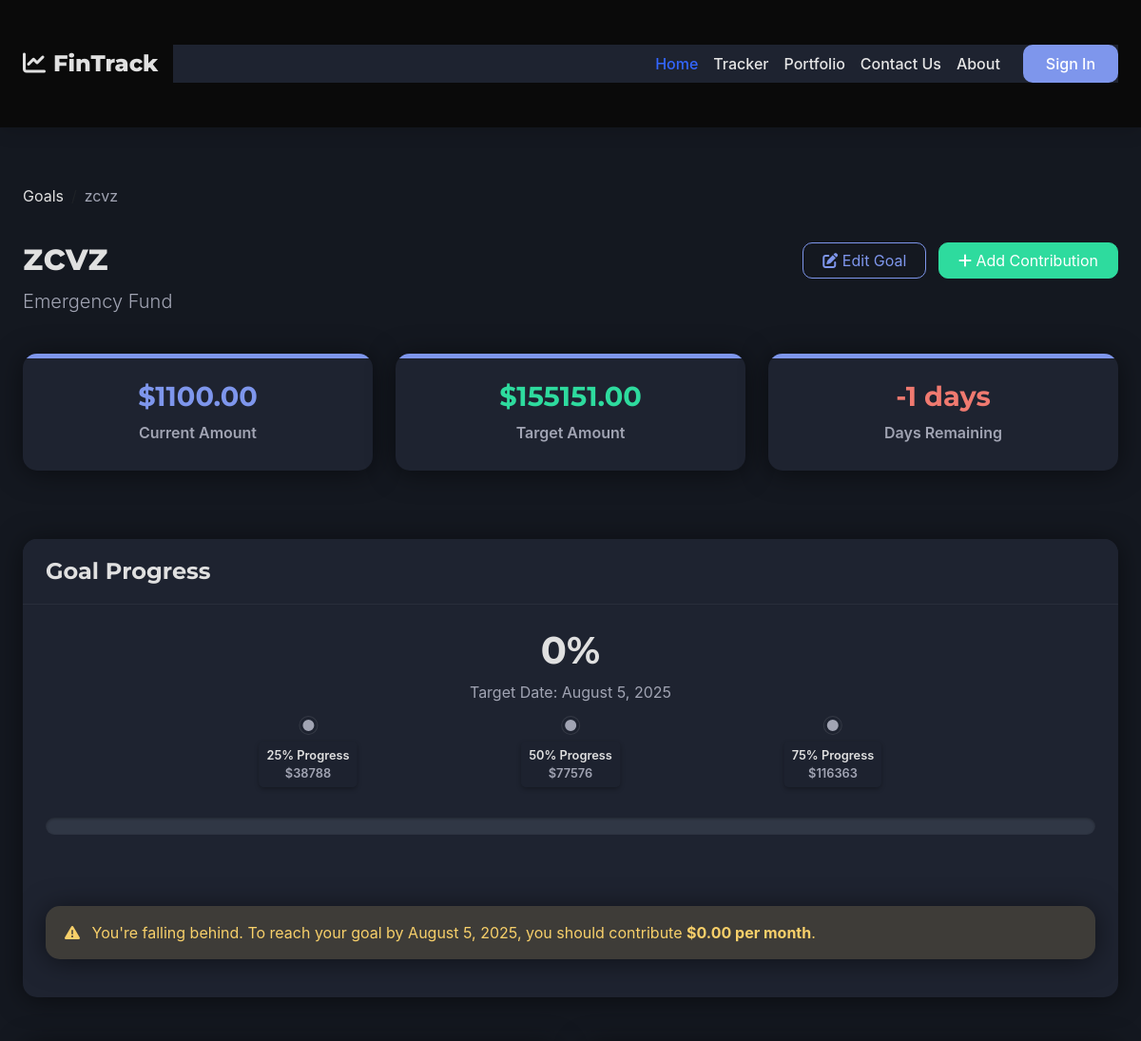
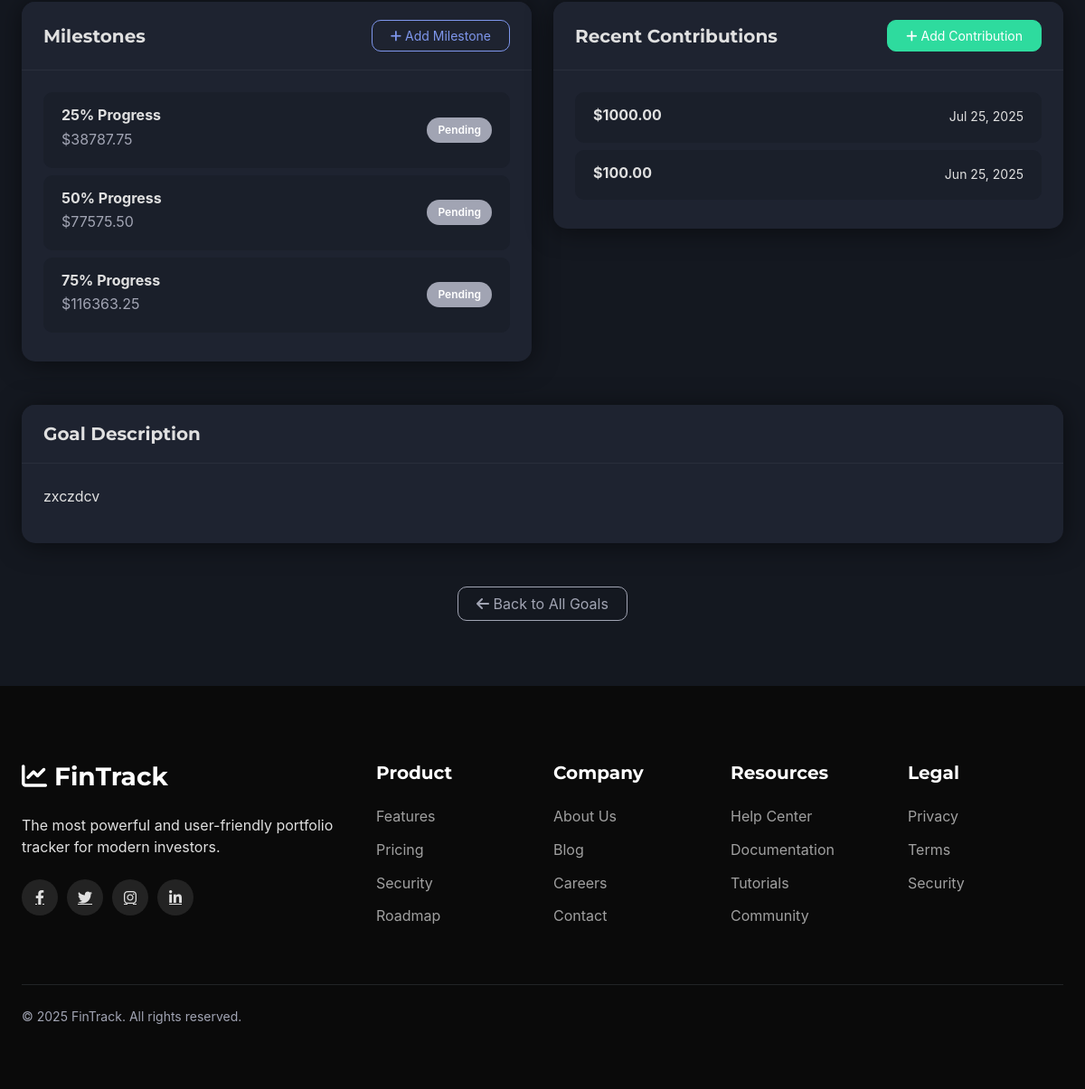
The app's page /app2/goals/2/ (signed in) with its own data (2 pictures, top to bottom).
### app2/models.py (models this page shows, shortened)
class FinancialGoal(models.Model):
    GOAL_TYPES = [
        ('VAC', 'Vacation'),
        ('EMF', 'Emergency Fund'),
        ('HDP', 'House Down Payment'),
        ('CAR', 'Vehicle'),
        ('EDU', 'Education'),
        ('RET', 'Retirement'),
        ('DEB', 'Debt Payoff'),
        ('OTH', 'Other'),
    ]
    user = models.ForeignKey(settings.AUTH_USER_MODEL, on_delete=models.CASCADE, related_name='financial_goals')
    name = models.CharField(max_length=100)
    goal_type = models.CharField(max_length=3, choices=GOAL_TYPES)
    target_amount = models.DecimalField(max_digits=12, decimal_places=2)
    current_amount = models.DecimalField(max_digits=12, decimal_places=2, default=0)
    start_date = models.DateField(default=timezone.now)
    target_date = models.DateField()
    description = models.TextField(blank=True, null=True)
    is_completed = models.BooleanField(default=False)
    def get_progress_percentage(self):
        if self.target_amount == 0:
            return 0
        return int((self.current_amount / self.target_amount) * 100)
    def is_on_track(self):
        if self.target_date < timezone.now().date():
            return False

class GoalMilestone(models.Model):
    goal = models.ForeignKey(FinancialGoal, on_delete=models.CASCADE, related_name='milestones')
    name = models.CharField(max_length=100)
    amount = models.DecimalField(max_digits=12, decimal_places=2)
    date = models.DateField(blank=True, null=True)
    is_achieved = models.BooleanField(default=False)
    achievement_date = models.DateField(blank=True, null=True)
    class Meta:
        ordering = ['amount']

class GoalContribution(models.Model):
    goal = models.ForeignKey(FinancialGoal, on_delete=models.CASCADE, related_name='contributions')
    amount = models.DecimalField(max_digits=12, decimal_places=2)
    date = models.DateField(default=timezone.now)
    note = models.CharField(max_length=200, blank=True, null=True)
    class Meta:
        ordering = ['-date']

### app2/views.py (the view)
# urls.py: path('goals/<int:goal_id>/', views.goal_detail, name='goal_detail'),
@login_required
def goal_detail(request, goal_id):
    goal = get_object_or_404(FinancialGoal, id=goal_id, user=request.user)
    milestones = goal.milestones.all().order_by('amount')
    contributions = goal.contributions.all().order_by('-date')
    days_remaining = (goal.target_date - timezone.now().date()).days
    required_monthly = Decimal('0.00')
    if days_remaining > 0:
        remaining_amount = goal.target_amount - goal.current_amount
        months_remaining = days_remaining / 30.0  # approximate
        if months_remaining > 0:
            required_monthly = remaining_amount / Decimal(months_remaining)
    context = {
        'goal': goal,
        'milestones': milestones,
        'contributions': contributions,
        'days_remaining': days_remaining,
        'required_monthly': required_monthly,
        'progress_percentage': goal.get_progress_percentage(),
        'is_on_track': goal.is_on_track(),
    }
    return render(request, 'goal_detail.html', context)

### app2/templates/goal_detail.html (shortened to what this page needs)
{% extends 'base.html' %}
{% load static %}
{% block content %}
<div class="container mt-4">
    <div class="row mb-4 fade-in">
        <div class="col-md-12">
            <nav aria-label="breadcrumb">
                <ol class="breadcrumb">
                    <li class="breadcrumb-item"><a href="{% url 'goal_list' %}">Goals</a></li>
                    <li class="breadcrumb-item active" aria-current="page">{{ goal.name }}</li>
                </ol>
            </nav>
            <div class="d-flex justify-content-between align-items-center">
                <h1>{{ goal.name }}</h1>
                <div>
                    <a href="{% url 'edit_goal' goal.id %}" class="btn btn-outline-primary">
                        <i class="fas fa-edit"></i> Edit Goal
                    </a>
                    <a href="{% url 'add_contribution' goal.id %}" class="btn btn-success ms-2">
                        <i class="fas fa-plus"></i> Add Contribution
                    </a>
                </div>
            </div>
            <p class="lead">{{ goal.get_goal_type_display }}</p>
        </div>
    </div>
    <div class="row mb-5">
        <div class="col-md-4 bounce-in" style="animation-delay: 0.1s;">
            <div class="stats-card">
                <h3 class="text-primary">${{ goal.current_amount|floatformat:2 }}</h3>
                <p class="mb-0">Current Amount</p>
            </div>
        </div>
        <div class="col-md-4 bounce-in" style="animation-delay: 0.2s;">
            <div class="stats-card">
                <h3 class="text-success">${{ goal.target_amount|floatformat:2 }}</h3>
                <p class="mb-0">Target Amount</p>
            </div>
        </div>
        <div class="col-md-4 bounce-in" style="animation-delay: 0.3s;">
            <div class="stats-card">
                <h3 class="{% if days_remaining > 30 %}text-success{% elif days_remaining > 0 %}text-warning{% else %}text-danger{% endif %}">
                    {{ days_remaining }} days
                </h3>
                <p class="mb-0">Days Remaining</p>
            </div>
        </div>
    </div>
    {% if goal.is_completed %}
        <div class="alert alert-success mb-4 bounce-in">
            <i class="fas fa-trophy me-2"></i> Congratulations! You've successfully completed this goal!
        </div>
    {% else %}
        <div class="row mb-4 fade-in">
            <div class="col-md-12">
                <div class="box-container">
                    <div class="box-header">
                        <h4 class="mb-0">Goal Progress</h4>
                    </div>
                    <div class="box-body">
                        <div class="text-center mb-5">
                            <h2 class="progress-percentage">{{ progress_percentage }}%</h2>
                            <p class="target-date text-muted">Target Date: {{ goal.target_date|date:"F j, Y" }}</p>
                        </div>
                        <div class="progress-container">
                            <div class="progress" style="height: 18px;">
                            </div>
                            {% for milestone in milestones %}
                                {% if milestone.amount <= goal.target_amount %}
                                    {% widthratio milestone.amount goal.target_amount 100 as position %}
                                    <div class="milestone-marker" id="milestone-{{ forloop.counter }}" style="left: {{ position }}%;">
                                        <div class="milestone-dot {% if milestone.is_achieved %}achieved{% endif %}"></div>
                                        <div class="milestone-label">
                                            {{ milestone.name }}
                                            <div class="text-muted">${{ milestone.amount|floatformat:0 }}</div>
                                        </div>
                                    </div>
                                {% endif %}
                            {% endfor %}
                        </div>
                        <div class="mt-4">
                            {% if is_on_track %}
                                <div class="alert alert-success">
                                    <i class="fas fa-check-circle me-2"></i> You're on track to meet your goal!
                                </div>
                            {% else %}
                                <div class="alert alert-warning">
                                    <i class="fas fa-exclamation-triangle me-2"></i>
                                    You're falling behind. To reach your goal by {{ goal.target_date|date:"F j, Y" }},
                                    you should contribute <strong>${{ required_monthly|floatformat:2 }} per month</strong>.
                                </div>
                            {% endif %}
                        </div>
                    </div>
                </div>
            </div>
        </div>
    {% endif %}
    <div class="row">
        <div class="col-md-6 slide-in-left">
            <div class="box-container">
                <div class="box-header d-flex justify-content-between align-items-center">
                    <h5 class="mb-0">Milestones</h5>
                    <a href="{% url 'add_milestone' goal.id %}" class="btn btn-sm btn-outline-primary">
                        <i class="fas fa-plus"></i> Add Milestone
                    </a>
                </div>
                <div class="box-body">
                    {% if milestones %}
                        <div class="list-group">
                            {% for milestone in milestones %}
                                <div class="list-group-item list-group-item-action d-flex justify-content-between align-items-center" style="animation-delay: {{ forloop.counter|floatformat:0|add:"-1" }}00ms">
                                    <div>
                                        <h6 class="mb-1">{{ milestone.name }}</h6>
                                        <p class="mb-1 text-muted">${{ milestone.amount|floatformat:2 }}</p>
                                    </div>
                                    {% if milestone.is_achieved %}
                                        <span class="badge bg-success rounded-pill">
                                            <i class="fas fa-check"></i> Achieved
                                            {% if milestone.achievement_date %}
                                                on {{ milestone.achievement_date|date:"M d" }}
                                            {% endif %}
                                        </span>
                                    {% else %}
                                        <span class="badge bg-secondary rounded-pill">Pending</span>
                                    {% endif %}
                                </div>
                            {% endfor %}
                        </div>
                    {% else %}
                        <p class="text-muted">No milestones created yet.</p>
                    {% endif %}
                </div>
            </div>
        </div>
        <div class="col-md-6 slide-in-right">
            <div class="box-container">
                <div class="box-header d-flex justify-content-between align-items-center">
                    <h5 class="mb-0">Recent Contributions</h5>
                    <a href="{% url 'add_contribution' goal.id %}" class="btn btn-sm btn-success">
                        <i class="fas fa-plus"></i> Add Contribution
                    </a>
                </div>
                <div class="box-body">
                    {% if contributions %}
                        <div class="list-group">
                            {% for contribution in contributions|slice:":5" %}
                                <div class="list-group-item list-group-item-action contribution-item" style="animation-delay: {{ forloop.counter|floatformat:0|add:"-1" }}00ms">
                                    <div class="d-flex w-100 justify-content-between">
                                        <h6 class="mb-1">${{ contribution.amount|floatformat:2 }}</h6>
                                        <small>{{ contribution.date|date:"M d, Y" }}</small>
                                    </div>
                                </div>
                            {% endfor %}
                        </div>
                    {% else %}
                        <p class="text-muted">No contributions yet. Start adding contributions to reach your goal!</p>
                    {% endif %}
                </div>
            </div>
        </div>
    </div>
    {% if goal.description %}
        <div class="row mt-4 fade-in">
            <div class="col-md-12">
                <div class="box-container">
                    <div class="box-header">
                        <h5 class="mb-0">Goal Description</h5>
                    </div>
                    <div class="box-body">
                        <p>{{ goal.description }}</p>
                    </div>
                </div>
            </div>
        </div>
    {% endif %}
    <div class="row mt-4 mb-5 fade-in">
        <div class="col-md-12 text-center">
            <a href="{% url 'goal_list' %}" class="btn btn-outline-secondary">
                <i class="fas fa-arrow-left"></i> Back to All Goals
            </a>
        </div>
    </div>
</div>
{% endblock %}
{% block extra_js %}
</body>
</html>
{% endblock %}

### records on screen
FinancialGoal: name "zcvz", goal_type "Emergency Fund", current_amount "1100.00", target_amount "155151.00", target_date "August 5, 2025", description "zxczdcv"
GoalMilestone: is_achieved False (drawn), name "25% Progress", amount "38788", amount "38787.75"
GoalMilestone: is_achieved False (drawn), name "50% Progress", amount "77576", amount "77575.50"
GoalMilestone: is_achieved False (drawn), name "75% Progress", amount "116363", amount "116363.25"
GoalContribution: amount "1000.00", date "Jul 25, 2025"
GoalContribution: amount "100.00", date "Jun 25, 2025"

### other values on screen
{{ progress_percentage }} "0"
{{ required_monthly|floatformat:2 }} "0.00"
